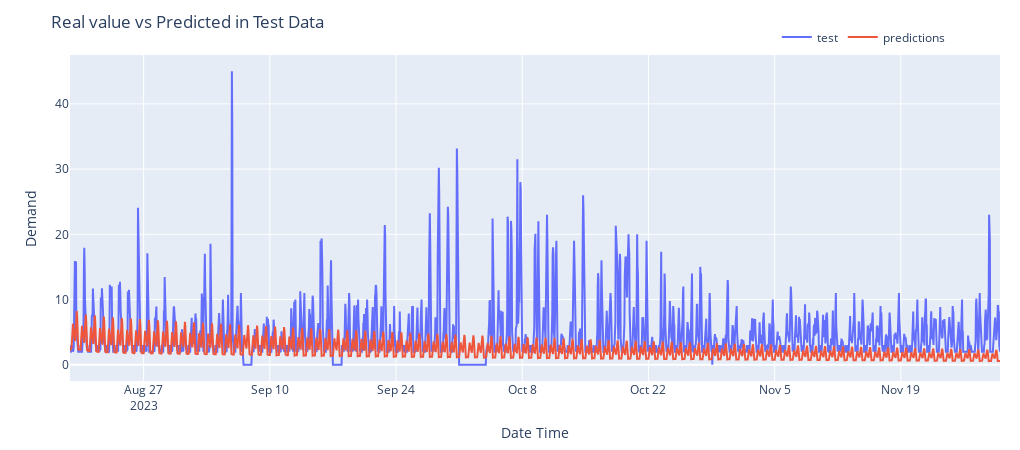

Notebook code cell kept with this figure:
### Code cell
pred_values = pred_uc.predicted_mean.values

mae = mean_absolute_error(test["Demanda_kWh_log"].values, pred_values)
rmse = root_mean_squared_error(test["Demanda_kWh_log"].values, pred_values)
print(f"MAE: {mae}, RMSE: {rmse}")
plotPredictions(test.index, pred_values, test["Demanda_kWh_log"].values)

### Figure 1 — Plotly figure (JSON) as saved in the notebook; plotly's stock layout.template omitted (floating-point values rounded to 4 significant figures; data arrays with more than 128 entries replaced by an {"elided": "..."} marker saying what was removed)
{"data": [{"mode": "lines", "name": "test", "type": "scatter", "x": {"elided": "2477 str values"}, "y": {"elided": "2477 float values"}}, {"mode": "lines", "name": "predictions", "type": "scatter", "x": {"elided": "2477 str values"}, "y": {"elided": "2477 float values"}}], "layout": {"height": 450, "legend": {"orientation": "h", "x": 0.76, "xanchor": "left", "y": 1.1, "yanchor": "top"}, "margin": {"b": 20, "l": 70, "r": 20, "t": 55}, "title": {"text": "Real value vs Predicted in Test Data"}, "width": 1020, "xaxis": {"title": {"text": "Date Time"}}, "yaxis": {"title": {"text": "Demand"}}}}
